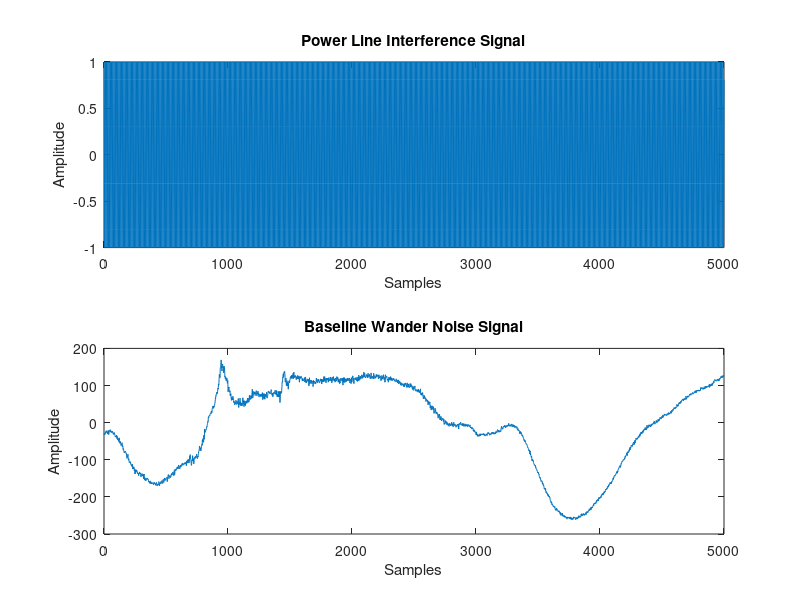
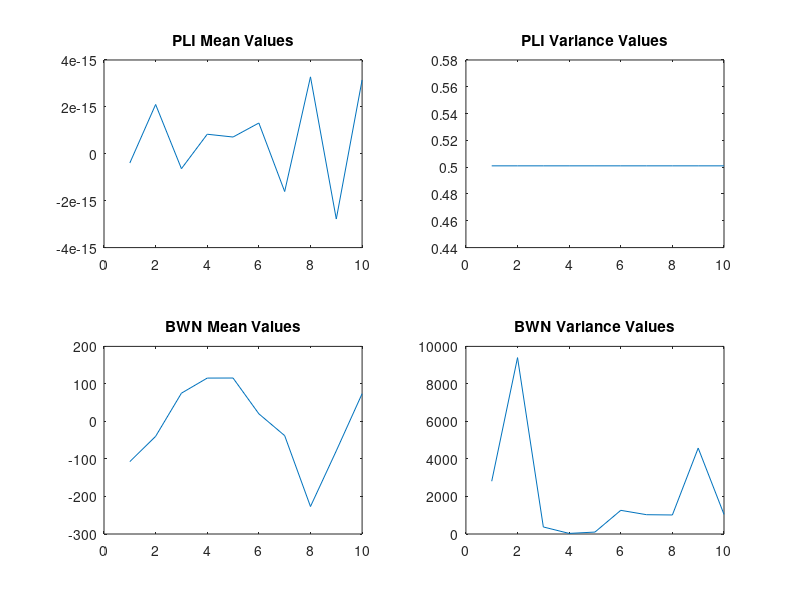

Write MATLAB code to recreate these figures, in order.
clear all;
load('ECG_database.mat');  

%%
% Plot PLI noise
figure;
subplot(2,1,1);
plot(mains_signal);
title('Power Line Interference Signal');
xlabel('Samples');
ylabel('Amplitude');

% Plot BWN noise
subplot(2,1,2);
plot(bwn);
title('Baseline Wander Noise Signal');
xlabel('Samples');
ylabel('Amplitude');

%%
% Define window size
windowSize = 500;  % Adjust window size based on data characteristics

% Calculate mean and variance of PLI
numWindowsPLI = floor(length(mains_signal) / windowSize);
pli_means = arrayfun(@(i) mean(mains_signal((i-1)*windowSize+1:i*windowSize)), 1:numWindowsPLI);
pli_vars = arrayfun(@(i) var(mains_signal((i-1)*windowSize+1:i*windowSize)), 1:numWindowsPLI);

% Calculate mean and variance of BWN
numWindowsBWN = floor(length(bwn) / windowSize);
bwn_means = arrayfun(@(i) mean(bwn((i-1)*windowSize+1:i*windowSize)), 1:numWindowsBWN);
bwn_vars = arrayfun(@(i) var(bwn((i-1)*windowSize+1:i*windowSize)), 1:numWindowsBWN);

% Plot statistical characteristics
figure;
subplot(2,2,1);
plot(pli_means);
title('PLI Mean Values');

subplot(2,2,2);
plot(pli_vars);
title('PLI Variance Values');

subplot(2,2,3);
plot(bwn_means);
title('BWN Mean Values');

subplot(2,2,4);
plot(bwn_vars);
title('BWN Variance Values');

